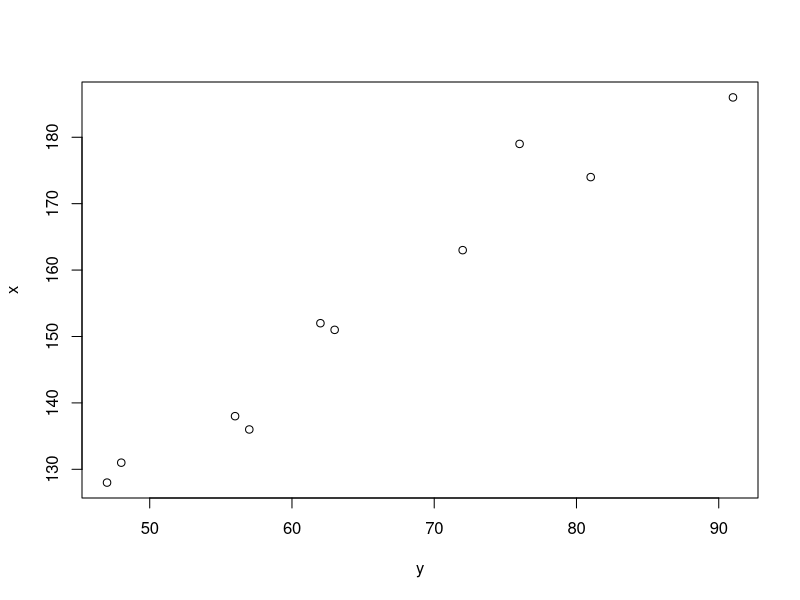
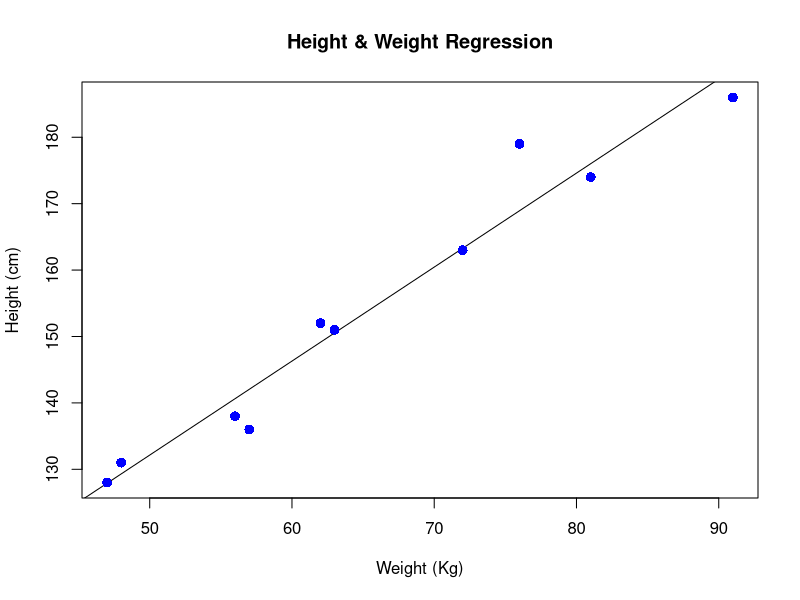
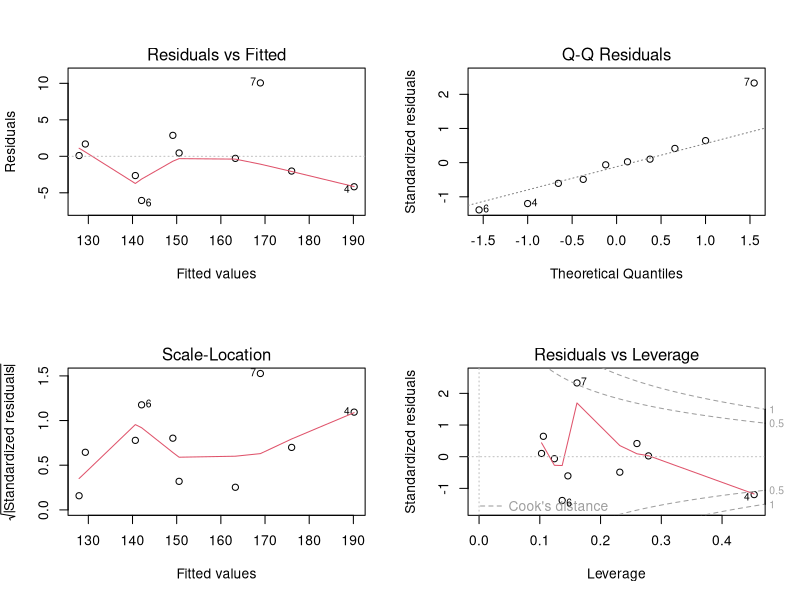
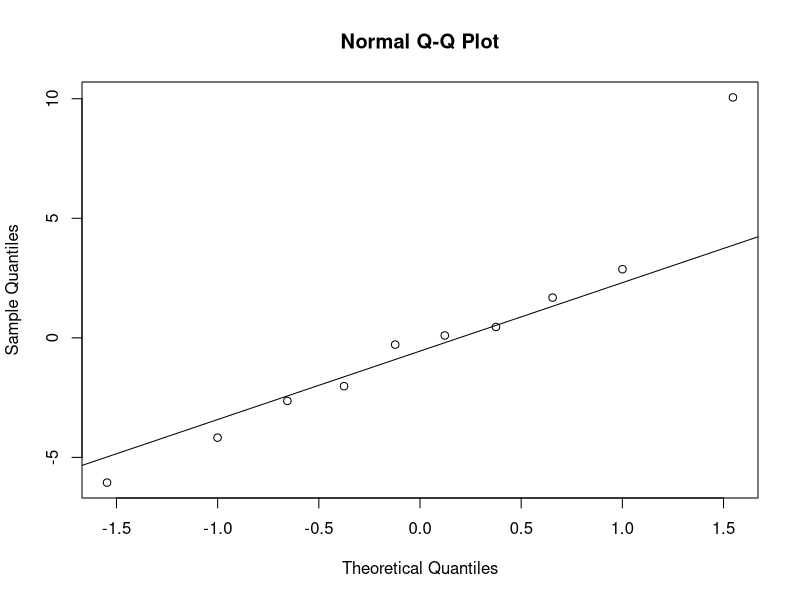
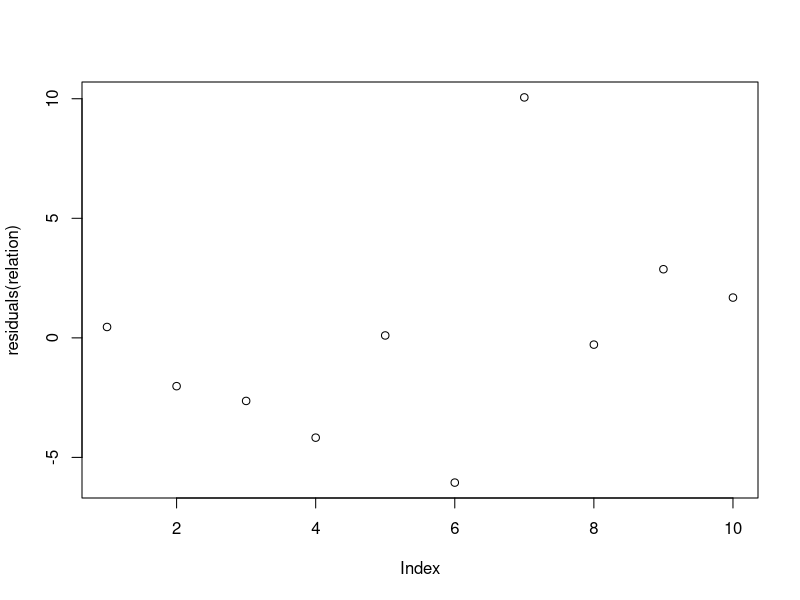
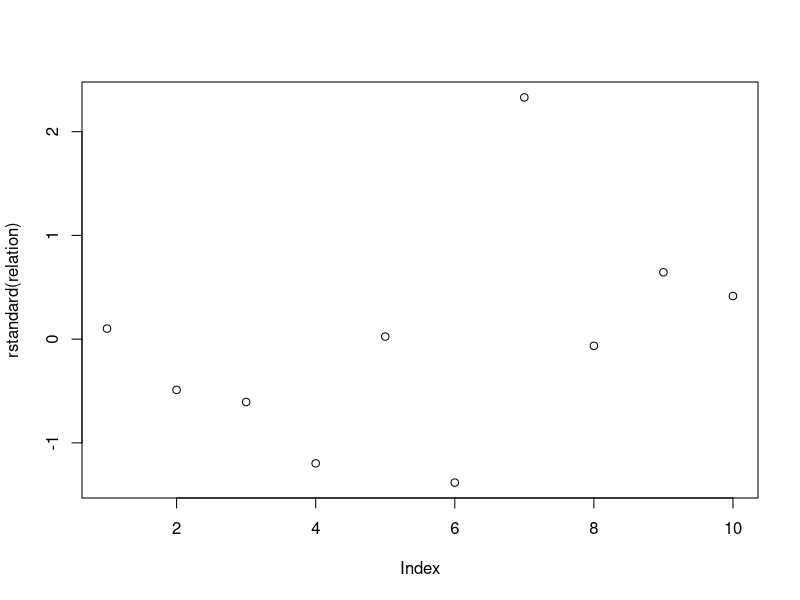
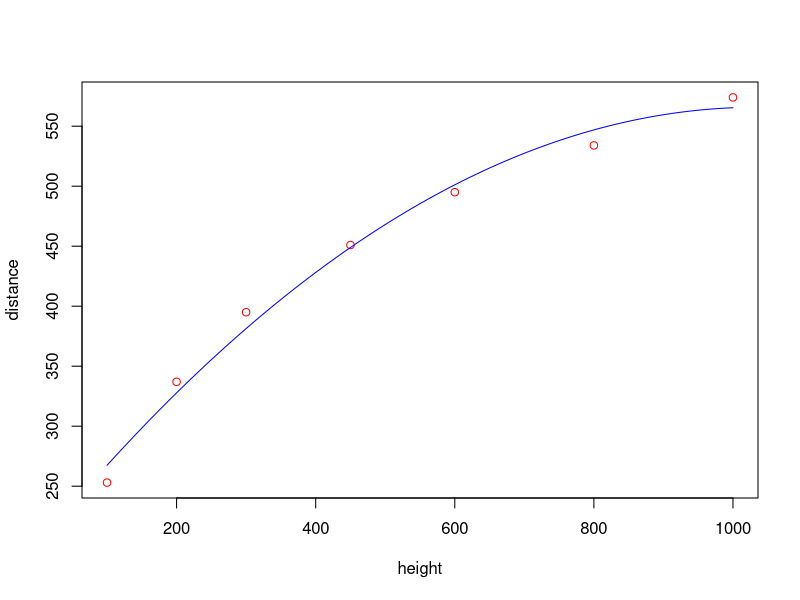
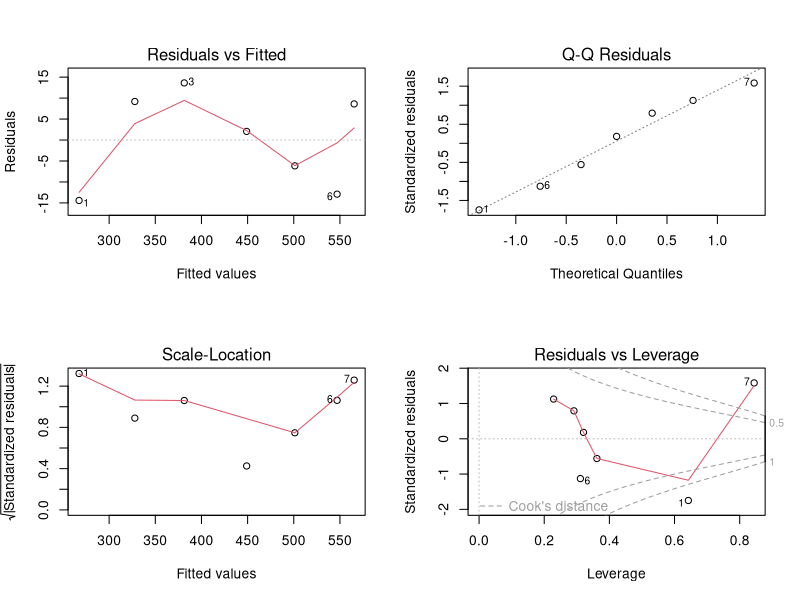

These charts were generated, in order, by the following R code:
####  ------------   problem 1--------------------#

# Values of height   ---- predictor
# 151, 174, 138, 186, 128, 136, 179, 163, 152, 131

# Values of weight.  ---- response
# 63, 81, 56, 91, 47, 57, 76, 72, 62, 48

## ----  lm function ---

x <- c(151, 174, 138, 186, 128, 136, 179, 163, 152, 131)
y <- c(63, 81, 56, 91, 47, 57, 76, 72, 62, 48)

plot(y,x)

# Apply the lm() function.

## model:     height = a + b*weight

## Proposed model is:  height=  a +  b*weight  + e
## e ~  N(0, s^2)
##
## Ho: b=0
## HA:  b not equal to 0

#  model = lm( formula= var1~ var2 ,data= mydata)

relation <- lm(x~y)

print(relation)    # or simply   relation

summary(relation)

## Equation

#   height = 61.3803 + 1.4153*weight

confint(relation)   # interval confidence

#  coef + (-1,1) * sigma^2 * t(alpha, df)

# Find height of a person with weight 75.
#predict
# predict( object, newdata)

a <- data.frame(y = 75)   # 75 kg
result <-  predict(relation,a)
result

61.3803 + 1.4153*75

plot(y,x,col = "blue",main = "Height & Weight Regression",
     abline(lm(x~y)),cex = 1.3,pch = 16,xlab = "Weight (Kg)",ylab = "Height (cm)")

### -----  test model assumptions
par( mfrow=c(2,2))
plot( relation)
par(mfrow=c(1,1))


## element 7,  weight= 76
#  Individually 

qqnorm( residuals(relation))
qqline( residuals(relation))

plot(residuals(relation))    # plot(fitted(relation),residuals(relation))
     
plot(rstandard(relation))
     
#####--------------- problem 2--------------
     
height = c(100, 200, 300, 450, 600, 800, 1000)
distance = c(253, 337, 395, 451, 495, 534, 574) # data from Galileo
##   distance = a + b1*height + b2*height^2 +  e,   e ~ N(0,s^2)

##  Ho: b1 = b2= 0
##  Ha: at least one b not equal 0

model.r = lm(distance ~ height + I(height^2))   # a quadratic model 
model.r     

## Also, it is possible to use 
## mod.r = lm( distance ~ poly(height,2,raw=TRUE))

## raw  --  if true, use raw and not orthogonal polynomials
# Thus, in the raw coding you can only interpret the p-value of height if height^2
# remains in the model
## mod.r

# However, in the orthogonal coding height^2 only captures the quadratic part
# that has not been captured by the linear term.

summary(model.r)
newh = seq(100, 1000, 10)  #  100 110  120 ... 990 1000
newh
fit = 200.211950 + 0.706182*newh - 0.000341*newh^2   
fit   # predicted values for distance
     
predict( model.r, data.frame(height=newh))
     
plot(height, distance, col='red') # original data
lines(newh, fit, lty=1,col='blue') # display best fit 

par( mfrow=c(2,2))
plot( model.r)
par(mfrow=c(1,1))

######### ----------------  problem 3-----------------#
     
   # mpg: miles per gallon
   # disp: displacement
   # hp: horse power
   # wt: weight of the car
     
input <- mtcars[,c("mpg","disp","hp","wt")]
print(head(input))
           
  # Create the relationship model.
  #  mpg = a + b1*disp + b2*hp + b3*wt + e
  #  e ~ N(0,s^2)      , test these assumptions
mymodel <- lm(mpg~disp+hp+wt, data = input)

 # Show the model.
summary(mymodel)

confint(mymodel)

coef(mymodel)
           
a <- coef(mymodel)[1]
print(a)

## write Equation

# mpg =  37.1055 - 0.000937*disp -0.031156*hp  - 3.80089wt

# Test model assumptions
           
par(mfrow=c(2,2))
plot(mymodel)
par(mfrow=c(1,1))
           
par(mar = c(4, 4, 2, 2), mfrow = c(1, 2)) #optional
plot(mymodel, which = c(1, 2)) # "which" argument optional
par(mfrow=c(1,1))

shapiro.test(residuals(mymodel))   # test normality
           
## predicting new values
myvalues <- data.frame(disp=170, hp=100,wt= 2.4)
result <-  predict(mymodel,myvalues)
result

mymodel2= lm(mpg~hp+wt, data = input)
summary(mymodel2)
plot(mymodel2)

## Hypothesis   Ho: model1 = model2
# anova(reduced, full)

anova(mymodel2,mymodel)

MSE=(summary(mymodel)$sigma)^2 # store MSE for the full model
step(mymodel, scale=MSE, direction="backward")

## other functions
##step <- stepAIC(mymodel, direction="both")


# choose model with smallest AIC
